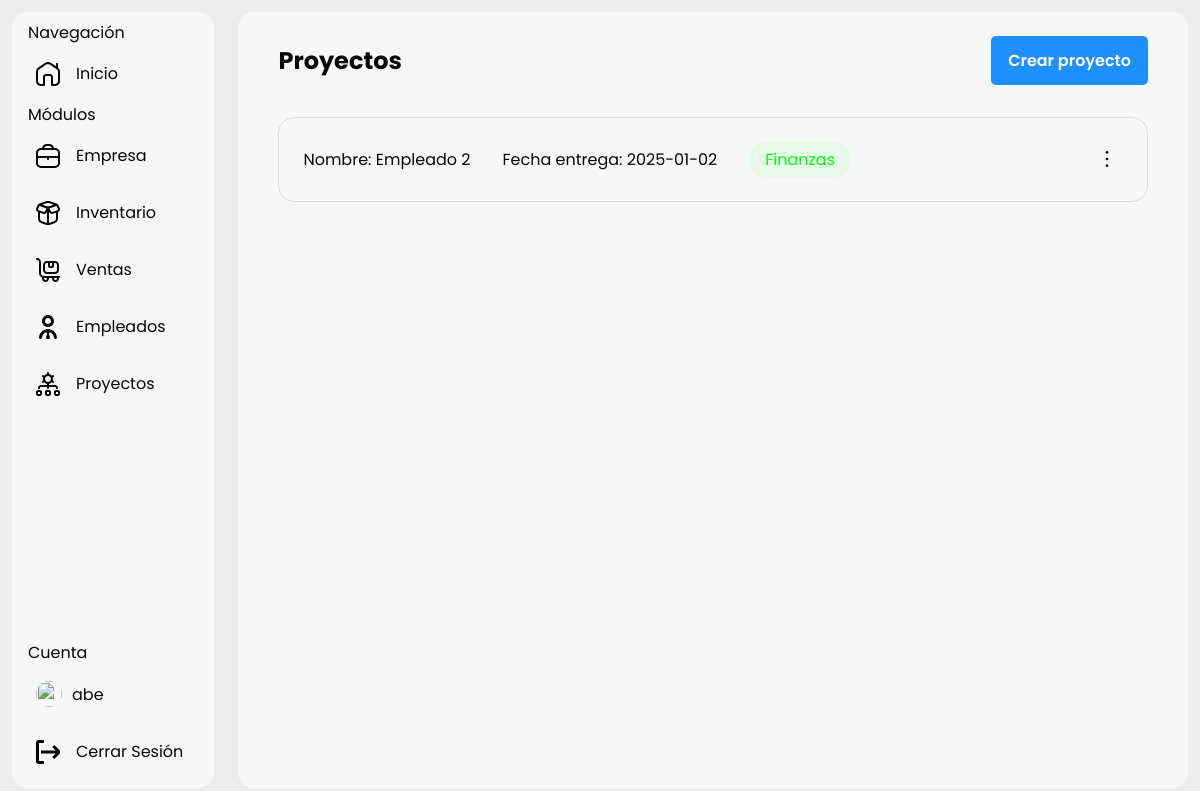
Screenshot of /projects (signed in) with the database file from the repository.
### main.py (models this page shows, shortened)
class Projects(db.Model):
    id = db.Column(db.Integer, primary_key=True)
    name = db.Column(db.String(100), nullable=False)
    description = db.Column(db.String(100), nullable=False)
    department = db.Column(db.String(100), nullable=False)
    date = db.Column(db.String(100), nullable=False)
    created_at = db.Column(db.DateTime, nullable=False, default=datetime.utcnow)

### main.py (the view)
@app.route("/projects")
def projects():
    projects = Projects.query.all()
    employees = Employees.query.all()
    departments = Departments.query.all()
    return render_template(
        "projects.html",
        name=session["user_name"],
        projects=projects,
        employees=employees,
        departments=departments,
    )

### templates/projects.html (shortened to what this page needs)
{% extends "base.html" %} {% block title %}Proyectos{% endblock %}{% block
content %} {% include "sidebar.html" %}
<link
  rel="stylesheet"
  href="{{url_for('static', filename = 'style/projects.css')}}"
/>
<section>
  <header>
    <h1>Proyectos</h1>
    <button id="btn_add_new_project">Crear proyecto</button>
  </header>
  <main>
    <div class="container_projects">
      {% for project in projects %}
      <details name="project">
        <summary>
          <div>
            <p>Nombre: {{ project.name }}</p>
            <p>Fecha entrega: {{ project.date }}</p>
            {% for department in departments %} {% if project.department ==
            department.name %}
            <span
              style="color: {{department.color}}; background-color: {{department.color}}10;"
              >{{project.department}}</span
            >
            {% endif %} {% endfor %}
          </div>
          <div>
            <button onclick="showDeleteForm(this)">
              <svg
                xmlns="http://www.w3.org/2000/svg"
                id="Outline"
                viewBox="0 0 24 24"
                width="16"
                height="16"
              >
                <circle cx="12" cy="2" r="2" />
                <circle cx="12" cy="12" r="2" />
                <circle cx="12" cy="22" r="2" />
              </svg>
            </button>
          </div>
        </summary>
      </details>
      {% endfor %}
    </div>
  </main>
</section>
{% endblock %}

### static/style/global.css (style rules this page uses)
:root { --primary-font-hover: dodgerblue; color-scheme: light dark; }
* { padding: 0; margin: 0; box-sizing: border-box; font-family: "Poppins", serif; }
body { max-height: 100vh; background-color: light-dark(#ededed, #121212); }

### static/style/projects.css (style rules this page uses)
* { color-scheme: light dark; }
::placeholder { color: light-dark(#adadad, #c8c8c8); }
body { display: flex; height: 100svh; }
section { padding: 0.5rem; border-radius: 1rem; width: 99%; color: light-dark(#060606, #fefefe); background-color: light-dark(#f7f7f7, #282828); margin: 1%; }
section header { position: relative; padding: 1rem 2rem; display: flex; justify-content: space-between; align-items: center; }
section header button { color: #fefefe; background-color: dodgerblue; padding: 10px 15px; border: 2px solid dodgerblue; border-radius: 5px; transition: 0.1s ease; font-weight: 600; font-size: 1rem; }
main { padding: 1rem 2rem; }
main .container_projects { display: flex; flex-direction: column; gap: 1rem; }
main details { cursor: pointer; border-radius: 1rem; padding: 1rem 1.5rem; border: 1px solid; border-color: light-dark(#dbdbdb, #3f3f3f); display: flex; flex-direction: column; }
summary { display: flex; align-items: center; justify-content: space-between; }
summary div:nth-child(1) { display: flex; align-items: center; gap: 2rem; }
summary span { background-color: rgba(30, 143, 255, 0.511); width: fit-content; color: light-dark(#060606, #fefefe); font-size: 1rem; padding: 0.3rem 1rem; border-radius: 1rem; }
summary button:nth-child(2) { height: 32px; width: 32px; cursor: pointer; background-color: transparent; border: none; color: light-dark(#060606, #fefefe); fill: light-dark(#060606, #fefefe); border-radius: 100%; display: flex; align-items: center; justify-content: center; padding: 0.5rem; font-size: 0.9rem; }
main details div { display: flex; gap: 1rem; padding: 0.5rem 0; }

### rows the page displays
Projects: name "Empleado 2", date "2025-01-02", department "Finanzas"

### other values shown
{{ session.user_name }} "abe"
